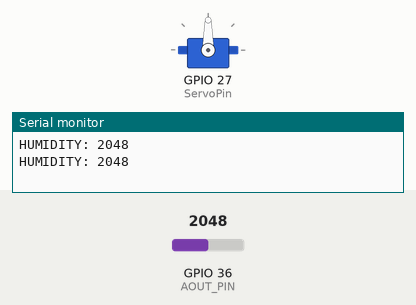
The program below on a simulated ESP32. On the bench: servo, the last lines printed to the serial monitor. The test bench sets the inputs (shaded band); at power-on: GPIO 36 (AOUT_PIN) = 2048.

Above: at 3.8 s.
3.9 s: GPIO 36 (AOUT_PIN) set to 2937
7.8 s: GPIO 36 (AOUT_PIN) set to 3045
At 9.15 s:
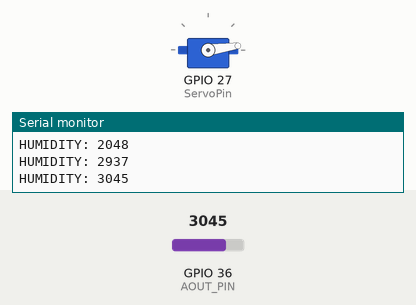
11.7 s: GPIO 36 (AOUT_PIN) set to 2960
At 12.1 s:
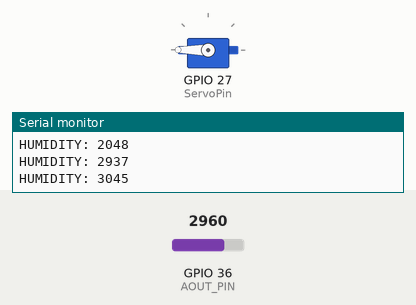
Timing chart, 0 to 14.7 s (numbered marks = the images above; inputs shaded):
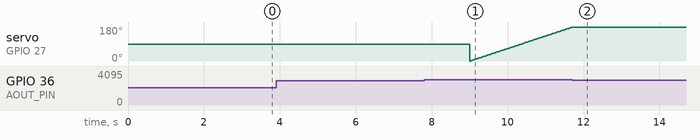

The program:

main.cpp
```cpp
#include <Arduino.h>
#include <Servo.h>

#define AOUT_PIN 36 // ESP32 pin GIOP36 (ADC0) that connects to AOUT pin of moisture sensor
#define THRESHOLD 1000 // CHANGE YOUR THRESHOLD HERE
#define ServoPin 27

Servo myservo;

  // create servo object to control a servo
// twelve servo objects can be created on most boards

int pos = 0;
 // variable to store the servo position

void setup() {
  Serial.begin(115200);
  myservo.attach(ServoPin);

  // attaches the servo on pin 13 to the servo object
}

void loop() {

  int value = analogRead(AOUT_PIN); // read the analog value from sensor
Serial.print("HUMIDITY: ");
Serial.println(value);
 if (value > 3000)
  {for (pos = 0; pos <= 180; pos += 1) { // goes from 0 degrees to 180 degrees
    // in steps of 1 degree
    myservo.write(pos);
                  // tell servo to go to position in variable 'pos'
    delay(15);                       // waits 15ms for the servo to reach the position
  }}

/*if(value)
 { for (pos = 180; pos >= 0; pos -= 1) { // goes from 180 degrees to 0 degrees
    myservo.write(pos);
             // tell servo to go to position in variable 'pos'
    delay(15);                       // waits 15ms for the servo to reach the position
  }}*/
  delay(3000);
}
```

Measured:
- the behaviour switches between 3000 and 3001 on GPIO 36 (AOUT_PIN) (found by bisection; images 0 and 1)
- after the input at 11.7 s, servo on GPIO 27 (ServoPin): goes on until 11.7 s, then stays 180°
